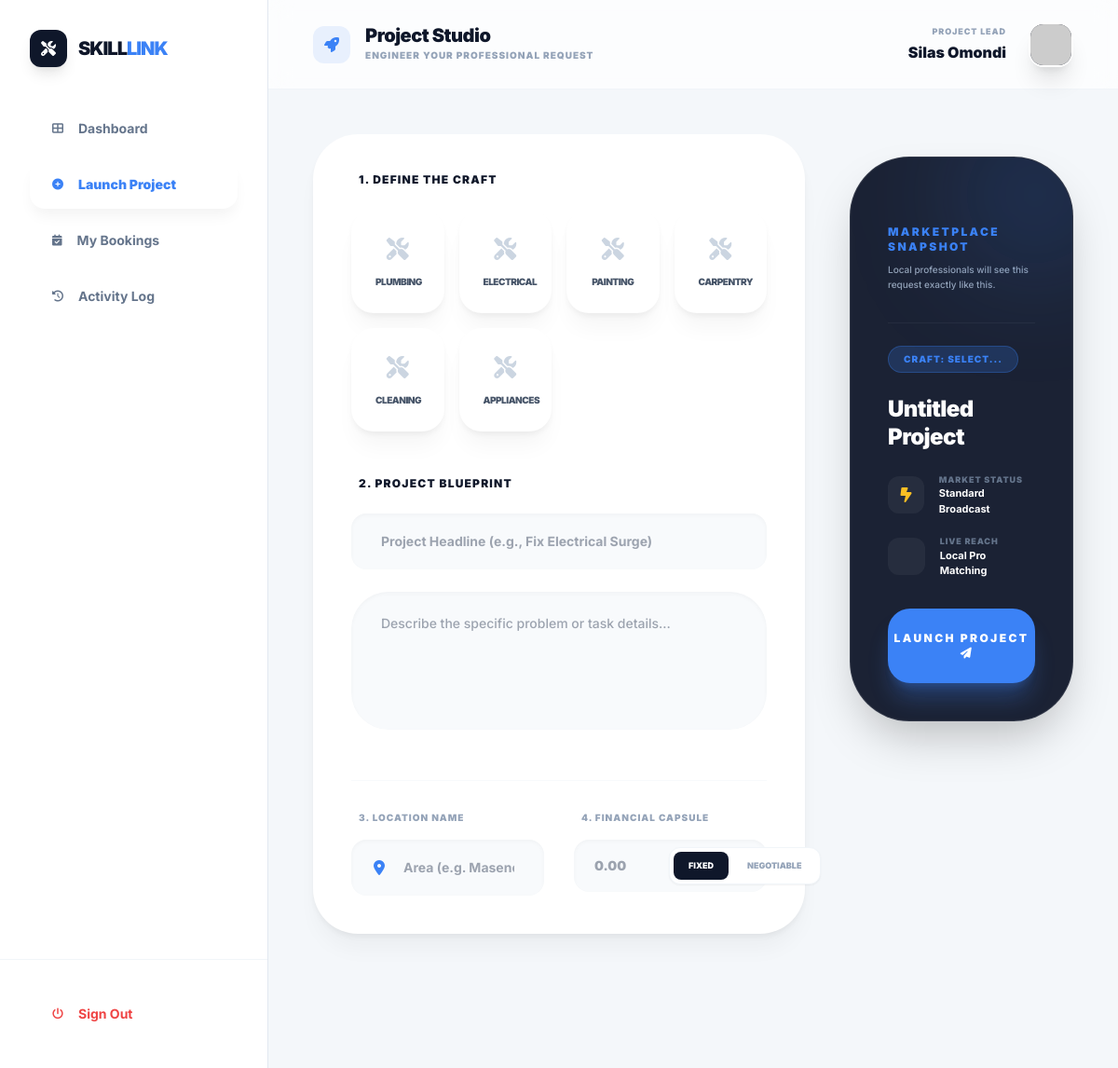
The page /client/post-job.php (signed in) on the database its author committed.
### tables this page shows
CREATE TABLE `categories` (
  `id` int(11) NOT NULL,
  `cat_name` varchar(50) NOT NULL COMMENT 'Display name (e.g., Plumbing)',
  `cat_icon` varchar(50) NOT NULL COMMENT 'FontAwesome class (e.g., fa-wrench)',
  `sort_order` int(11) DEFAULT 0 COMMENT 'Controls UI display sequence',
  `status` enum('active','hidden') DEFAULT 'active' COMMENT 'Allows temporary hiding of categories',
  `created_at` timestamp NOT NULL DEFAULT current_timestamp()
);

### client/post-job.php (the view, shortened to what this page needs)
<?php
$base_dir = dirname(__DIR__);
require_once $base_dir . '/includes/config.php';
$user_name = $_SESSION['full_name'];
$categories = $conn->query("SELECT * FROM categories WHERE status = 'active' ORDER BY sort_order ASC");
?>
<!DOCTYPE html>
<html lang="en">
<head>
    <script src="https://cdn.tailwindcss.com"></script>
    <link rel="stylesheet" href="https://cdnjs.cloudflare.com/ajax/libs/font-awesome/6.4.0/css/all.min.css">
</head>
<body class="bg-[#f8fafc] font-sans antialiased text-slate-900 overflow-hidden">
    <div class="flex h-screen overflow-hidden">
        <aside class="w-72 glass-sidebar border-r border-slate-200 flex flex-col z-50">
            <div class="p-8">
                <div class="flex items-center gap-3 mb-10">
                    <div class="w-10 h-10 bg-slate-900 text-white rounded-xl flex items-center justify-center shadow-lg">
                        <i class="fas fa-screwdriver-wrench"></i>
                    </div>
                    <span class="text-xl font-black tracking-tighter uppercase">Skill<span class="text-skill-blue">Link</span></span>
                </div>
                <nav class="space-y-2">
                    <a href="dashboard.php" class="flex items-center gap-4 px-6 py-4 text-slate-500 hover:text-skill-blue transition-all rounded-2xl font-bold text-sm">
                        <i class="fas fa-th-large text-xs"></i> Dashboard
                    </a>
                    <a href="post-job.php" class="active-nav flex items-center gap-4 px-6 py-4 rounded-2xl font-black text-sm transition-all">
                        <i class="fas fa-plus-circle text-xs"></i> Launch Project
                    </a>
                    <a href="#" class="flex items-center gap-4 px-6 py-4 text-slate-500 hover:text-skill-blue transition-all rounded-2xl font-bold text-sm">
                        <i class="fas fa-calendar-check text-xs"></i> My Bookings
                    </a>
                    <a href="#" class="flex items-center gap-4 px-6 py-4 text-slate-500 hover:text-skill-blue transition-all rounded-2xl font-bold text-sm">
                        <i class="fas fa-clock-rotate-left text-xs"></i> Activity Log
                    </a>
                </nav>
            </div>
            <div class="mt-auto p-8 border-t border-slate-100">
                <a href="../auth/logout.php" class="flex items-center gap-4 px-6 py-4 text-red-500 hover:bg-red-50 rounded-2xl font-bold text-sm transition-all">
                    <i class="fas fa-power-off text-xs"></i> Sign Out
                </a>
            </div>
        </aside>
        <main class="flex-1 flex flex-col overflow-hidden relative">
            <header class="h-24 flex items-center justify-between px-12 bg-white/50 backdrop-blur-md border-b border-slate-100 relative z-20">
                <div class="flex items-center gap-4">
                    <div class="w-10 h-10 bg-skill-blue/10 text-skill-blue rounded-xl flex items-center justify-center">
                        <i class="fas fa-rocket"></i>
                    </div>
                    <div>
                        <h1 class="text-xl font-black text-slate-900 leading-none tracking-tight">Project Studio</h1>
                        <p class="text-[10px] font-black text-slate-400 uppercase tracking-widest mt-1">Engineer your professional request</p>
                    </div>
                </div>
                <div class="flex items-center gap-6">
                    <div class="text-right">
                        <p class="text-[9px] font-black text-slate-400 uppercase tracking-widest mb-1">Project Lead</p>
                        <p class="font-black text-slate-900"><?php echo $user_name; ?></p>
                    </div>
                    <div class="w-12 h-12 bg-slate-900 rounded-2xl overflow-hidden border-2 border-white shadow-xl">
                        <img src="https://ui-avatars.com/api/?name=<?php echo urlencode($user_name); ?>&background=0f172a&color=fff" alt="User">
                    </div>
                </div>
            </header>
            <section class="flex-1 overflow-y-auto p-12 custom-scroll bg-[#f1f5f9]/50">
                <form action="post-logic.php" method="POST" id="projectForm" class="max-w-6xl mx-auto grid grid-cols-1 lg:grid-cols-3 gap-12 pb-24">
                    <div class="lg:col-span-2 space-y-8">
                        <div class="elite-card p-10 rounded-[3rem] space-y-12">
                            <div>
                                <label class="block text-xs font-black text-slate-900 uppercase tracking-widest mb-6 ml-2">1. Define the Craft</label>
                                <div class="grid grid-cols-2 md:grid-cols-4 gap-4">
                                    <?php while($cat = $categories->fetch_assoc()): ?>
                                    <label class="category-card elite-card p-6 rounded-3xl text-center cursor-pointer border-2 border-transparent group">
                                        <i class="fas fa-screwdriver-wrench text-2xl mb-3 text-slate-300 transition-all"></i>
                                        <p class="text-[10px] font-black uppercase tracking-tighter text-slate-600"><?php echo $cat['cat_name']; ?></p>
                                    </label>
                                    <?php endwhile; ?>
                                </div>
                            </div>
                            <div class="space-y-6">
                                <label class="block text-xs font-black text-slate-900 uppercase tracking-widest ml-2">2. Project Blueprint</label>
                                <input type="text" name="title" placeholder="Project Headline (e.g., Fix Electrical Surge)" required
                                       class="elite-input-field w-full px-8 py-5 bg-slate-50 rounded-2xl text-sm font-bold text-slate-900 border-none outline-none focus:ring-2 focus:ring-skill-blue/10">
                                <textarea name="description" rows="5" placeholder="Describe the specific problem or task details..." required
                                          class="elite-input-field w-full px-8 py-6 bg-slate-50 rounded-[2.5rem] text-sm font-medium text-slate-700 border-none resize-none outline-none focus:ring-2 focus:ring-skill-blue/10"></textarea>
                            </div>
                            <div class="grid grid-cols-1 md:grid-cols-2 gap-8 pt-8 border-t border-slate-50">
                                <div>
                                    <label class="block text-[10px] font-black text-slate-400 uppercase tracking-widest mb-4 ml-2">3. Location Name</label>
                                    <div class="relative">
                                        <i class="fas fa-map-marker-alt absolute left-6 top-1/2 -translate-y-1/2 text-skill-blue"></i>
                                        <input type="text" name="location_name" placeholder="Area (e.g. Maseno)" required
                                               class="elite-input-field w-full pl-14 pr-8 py-5 bg-slate-50 rounded-2xl text-sm font-bold text-slate-900 border-none">
                                    </div>
                                </div>
                                <div>
                                    <label class="block text-[10px] font-black text-slate-400 uppercase tracking-widest mb-4 ml-2">4. Financial Capsule</label>
                                    <div class="flex items-center bg-slate-50 rounded-2xl p-1.5 elite-input-field">
                                        <input type="number" name="budget" placeholder="0.00" step="0.01"
                                               class="flex-1 bg-transparent border-none px-4 py-3 text-sm font-black text-slate-900 outline-none w-24">
                                        <div class="flex gap-1 bg-white p-1 rounded-xl shadow-sm border border-slate-100">
                                            <label for="bt_fixed" id="lbl_fixed" class="segment-btn active px-4 py-2 rounded-lg text-[9px] font-black uppercase cursor-pointer">Fixed</label>
                                            <label for="bt_neg" id="lbl_neg" class="segment-btn px-4 py-2 rounded-lg text-[9px] font-black uppercase cursor-pointer text-slate-400">Negotiable</label>
                                        </div>
                                    </div>
                                </div>
                            </div>
                        </div>
                    </div>
                    <div class="space-y-8">
                        <div class="bg-slate-900/95 backdrop-blur-2xl p-10 rounded-[4rem] text-white space-y-8 relative overflow-hidden shadow-2xl border border-white/10 animate-slide sticky top-6">
                            <div class="absolute -top-10 -right-10 w-40 h-40 bg-skill-blue/20 rounded-full blur-3xl"></div>
                            <div class="space-y-2">
                                <h3 class="text-xs font-black uppercase tracking-[0.2em] text-skill-blue">Marketplace Snapshot</h3>
                                <p class="text-[10px] text-slate-400 font-medium leading-relaxed">Local professionals will see this request exactly like this.</p>
                            </div>
                            <div class="space-y-6 pt-6 border-t border-white/5">
                                <p id="preview-category" class="inline-block px-4 py-1.5 bg-skill-blue/20 text-skill-blue text-[10px] font-black uppercase rounded-full tracking-widest border border-skill-blue/30">Craft: Select...</p>
                                <h4 id="preview-title" class="text-2xl font-black leading-tight tracking-tight">Untitled Project</h4>
                                <div class="flex flex-col gap-5">
                                    <div class="flex items-center gap-4 group">
                                        <div class="w-10 h-10 bg-white/5 rounded-xl flex items-center justify-center group-hover:bg-skill-blue/20 transition-all"><i class="fas fa-bolt-lightning text-amber-400"></i></div>
                                        <div>
                                            <p class="text-[9px] font-black text-slate-500 uppercase tracking-widest">Market Status</p>
                                            <p class="text-[11px] font-bold">Standard Broadcast</p>
                                        </div>
                                    </div>
                                    <div class="flex items-center gap-4">
                                        <div class="w-10 h-10 bg-white/5 rounded-xl flex items-center justify-center"><i class="fas fa-radar text-skill-blue animate-pulse"></i></div>
                                        <div>
                                            <p class="text-[9px] font-black text-slate-500 uppercase tracking-widest">Live Reach</p>
                                            <p class="text-[11px] font-bold">Local Pro Matching</p>
                                        </div>
                                    </div>
                                </div>
                            </div>
                            <button type="submit" class="w-full py-6 bg-skill-blue text-white rounded-[1.5rem] font-black text-xs uppercase tracking-[0.2em] hover:scale-[1.03] transition-all shadow-xl shadow-skill-blue/30 active:scale-95">
                                Launch Project <i class="fas fa-paper-plane ml-3"></i>
                            </button>
                        </div>
                    </div>
                </form>
            </section>
        </main>
    </div>
</body>
</html>

### client/post-job.php (style rules this page uses)
.glass-sidebar { background: rgba(255, 255, 255, 0.9); backdrop-filter: blur(20px); }
.elite-card { background: white; border: 1px solid rgba(255, 255, 255, 0.6); box-shadow: 0 4px 6px -1px rgba(0, 0, 0, 0.05), 0 20px 25px -5px rgba(0, 0, 0, 0.04); transition: all 0.3s cubic-bezier(0.4, 0, 0.2, 1); }
.elite-input-field { box-shadow: inset 0 2px 4px 0 rgba(0, 0, 0, 0.03); }
.active-nav { background: white; box-shadow: 0 10px 15px -3px rgba(0, 0, 0, 0.05); color: #3b82f6 !important; border-radius: 1.25rem; }
.segment-btn { transition: all 0.3s ease; }
.segment-btn.active { background: #0f172a; color: white; }
.animate-slide { animation: slideIn 0.5s cubic-bezier(0.4, 0, 0.2, 1); }

### rows shown on the page
categories: cat_name "PLUMBING"
categories: cat_name "ELECTRICAL"
categories: cat_name "PAINTING"
categories: cat_name "CARPENTRY"
categories: cat_name "CLEANING"
categories: cat_name "APPLIANCES"

### other values the page prints
$user_name "Silas Omondi"
